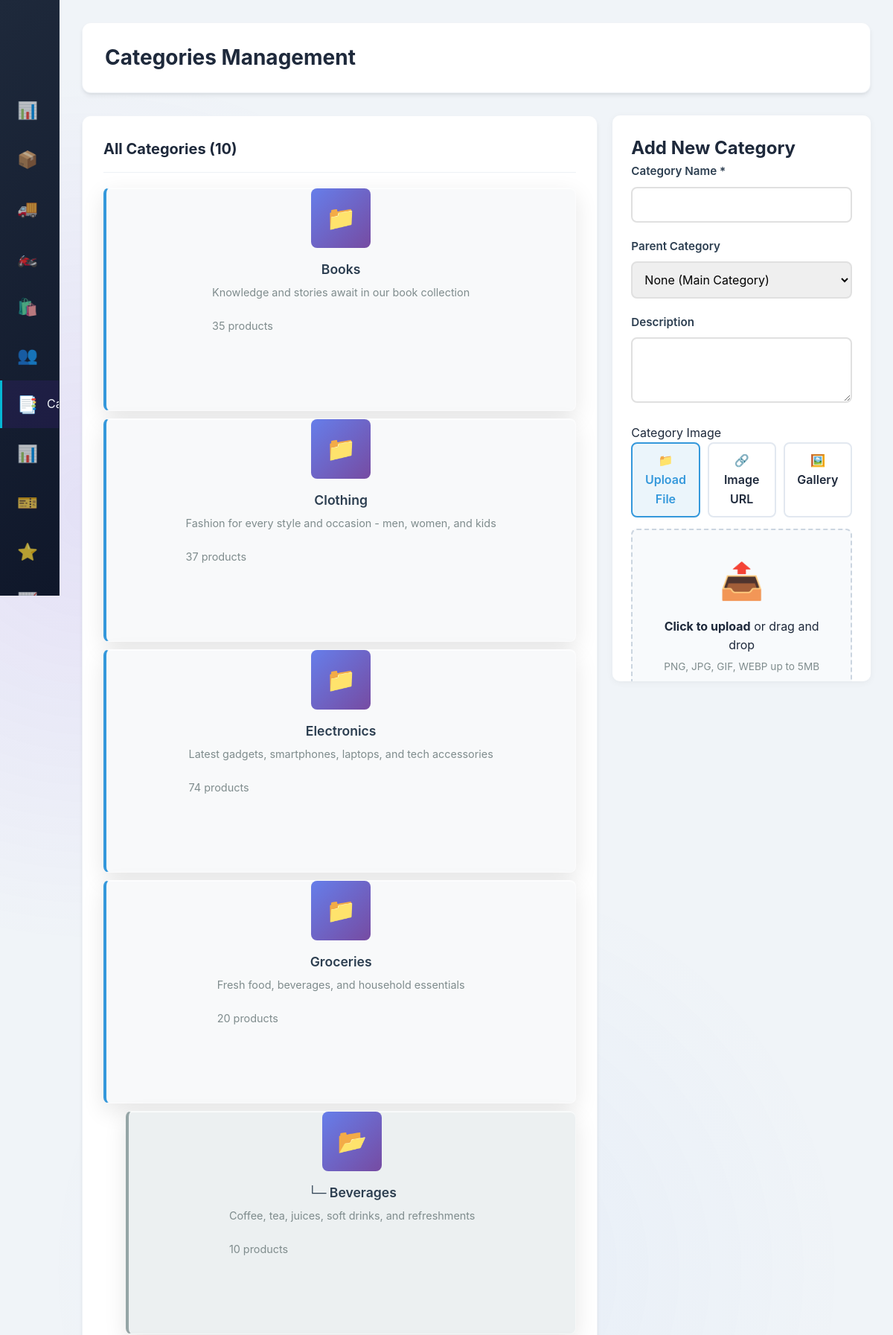
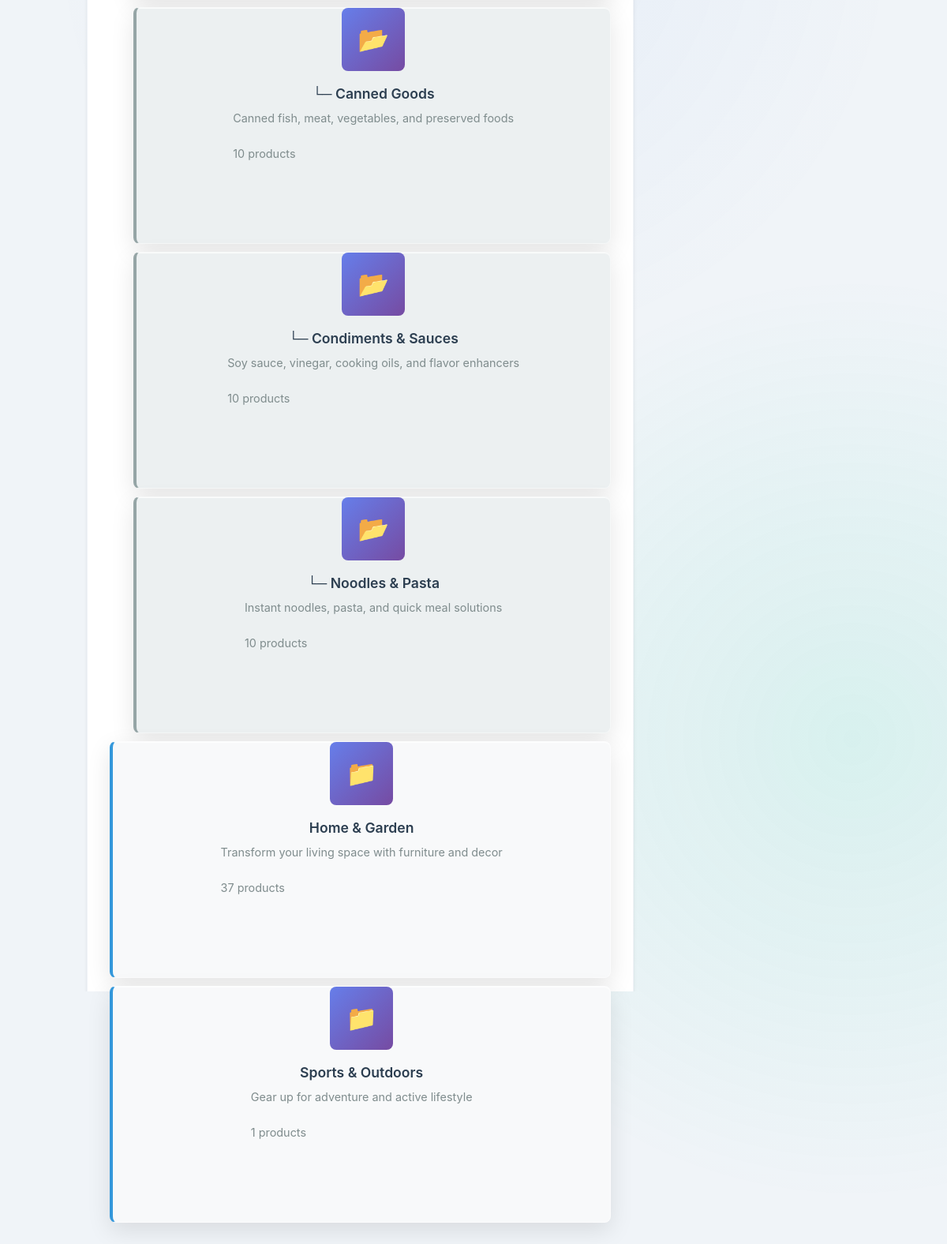
Page /admin/categories.php (signed in) on the committed database (2 pictures, top to bottom).
### tables this page shows
CREATE TABLE `categories` (
  `category_id` int(11) NOT NULL,
  `category_name` varchar(100) NOT NULL,
  `parent_category_id` int(11) DEFAULT NULL,
  `description` text DEFAULT NULL,
  `image_url` varchar(255) DEFAULT NULL,
  `is_active` tinyint(1) DEFAULT 1,
  `created_at` timestamp NOT NULL DEFAULT current_timestamp()
);

### admin/categories.php (the view, shortened to what this page needs)
<?php
$conn = getDBConnection();
$categories = $conn->query("
    SELECT c.*,
           pc.category_name as parent_name,
           COUNT(DISTINCT p.product_id) as product_count
    FROM categories c
    LEFT JOIN categories pc ON c.parent_category_id = pc.category_id
    LEFT JOIN products p ON c.category_id = p.category_id
    WHERE c.is_active = 1
    GROUP BY c.category_id
    ORDER BY c.parent_category_id, c.category_name
")->fetch_all(MYSQLI_ASSOC);
$edit_category = null;
?>
<!DOCTYPE html>
<html lang="en">
<head>
    <link rel="stylesheet" href="../css/style.css">
</head>
<body>
    <div class="admin-wrapper">
        <?php include 'sidebar.php'; ?>
        <main class="admin-main">
            <header class="admin-header">
                <h1>Categories Management</h1>
            </header>
            <div class="categories-grid">
                <div class="content-card">
                    <h2>All Categories (<?php echo count($categories); ?>)</h2>
                    <?php
                    $parent_cats = array_filter($categories, fn($c) => $c['parent_category_id'] === null);
                    foreach ($parent_cats as $parent):
                    ?>
                        <div class="category-card">
                            <?php if (!empty($parent['image_url'])): ?>
                                <div class="no-image-placeholder" style="display: none;">
                                    📁
                                </div>
                            <?php else: ?>
                                <div class="no-image-placeholder">
                                    📁
                                </div>
                            <?php endif; ?>
                            <div class="category-content">
                                <div class="category-name">
                                    <?php echo htmlspecialchars($parent['category_name']); ?>
                                </div>
                                <div style="color: #7f8c8d; font-size: 0.9rem; margin: 5px 0;">
                                    <?php echo htmlspecialchars($parent['description']); ?>
                                </div>
                                <div class="category-info">
                                    <span style="color: #7f8c8d; font-size: 0.9rem;">
                                        <?php echo $parent['product_count']; ?> products
                                    </span>
                                    <div style="display: flex; gap: 5px; position: relative; z-index: 100;">
                                    </div>
                                </div>
                            </div>
                        </div>
                        <?php
                        $subcats = array_filter($categories, fn($c) => $c['parent_category_id'] === $parent['category_id']);
                        foreach ($subcats as $sub):
                        ?>
                            <div class="category-card subcategory">
                                <?php if (!empty($sub['image_url'])): ?>
                                    <div class="no-image-placeholder" style="display: none;">
                                        📂
                                    </div>
                                <?php else: ?>
                                    <div class="no-image-placeholder">
                                        📂
                                    </div>
                                <?php endif; ?>
                                <div class="category-content">
                                    <div class="category-name">
                                        └─ <?php echo htmlspecialchars($sub['category_name']); ?>
                                    </div>
                                    <div style="color: #7f8c8d; font-size: 0.9rem; margin: 5px 0;">
                                        <?php echo htmlspecialchars($sub['description']); ?>
                                    </div>
                                    <div class="category-info">
                                        <span style="color: #7f8c8d; font-size: 0.9rem;">
                                            <?php echo $sub['product_count']; ?> products
                                        </span>
                                        <div style="display: flex; gap: 5px; position: relative; z-index: 100;">
                                        </div>
                                    </div>
                                </div>
                            </div>
                        <?php endforeach; ?>
                    <?php endforeach; ?>
                </div>
                <div class="form-card">
                    <h2><?php echo $edit_category ? 'Edit Category' : 'Add New Category'; ?></h2>
                    <form method="POST" enctype="multipart/form-data" id="categoryForm">
                        <div class="form-group">
                            <label>Category Name *</label>
                            <input type="text" name="category_name" required
                                   value="<?php echo $edit_category ? htmlspecialchars($edit_category['category_name']) : ''; ?>">
                        </div>
                        <div class="form-group">
                            <label>Parent Category</label>
                            <select name="parent_category_id">
                                <option value="">None (Main Category)</option>
                            </select>
                        </div>
                        <div class="form-group">
                            <label>Description</label>
                            <textarea name="description" rows="3"><?php echo $edit_category ? htmlspecialchars($edit_category['description']) : ''; ?></textarea>
                        </div>
                        <div class="image-upload-section">
                            <label>Category Image</label>
                            <div class="upload-options">
                                <div class="upload-tab active" onclick="switchUploadTab(event, 'file')">
                                    📁 Upload File
                                </div>
                                <div class="upload-tab" onclick="switchUploadTab(event, 'url')">
                                    🔗 Image URL
                                </div>
                                <div class="upload-tab" onclick="switchUploadTab(event, 'gallery')">
                                    🖼️ Gallery
                                </div>
                            </div>
                            <div id="file-upload" class="upload-content active">
                                <div class="file-upload-area" id="dropArea">
                                    <div class="upload-icon">📤</div>
                                    <p><strong>Click to upload</strong> or drag and drop</p>
                                    <p style="font-size: 0.85rem; color: #7f8c8d; margin-top: 5px;">
                                        PNG, JPG, GIF, WEBP up to 5MB
                                    </p>
                                </div>
                            </div>
                        </div>
                    </form>
                </div>
            </div>
        </main>
    </div>
</body>
</html>

### rows in the picture
categories: category_name "Books", description "Knowledge and stories await in our book collection", product_count "35"
categories: category_name "Clothing", description "Fashion for every style and occasion - men, women, and kids", product_count "37"
categories: category_name "Electronics", description "Latest gadgets, smartphones, laptops, and tech accessories", product_count "74"
categories: category_name "Groceries", description "Fresh food, beverages, and household essentials", product_count "20"
categories: category_name "Beverages", description "Coffee, tea, juices, soft drinks, and refreshments", product_count "10"
categories: category_name "Canned Goods", description "Canned fish, meat, vegetables, and preserved foods", product_count "10"
categories: category_name "Condiments & Sauces", description "Soy sauce, vinegar, cooking oils, and flavor enhancers", product_count "10"
categories: category_name "Noodles & Pasta", description "Instant noodles, pasta, and quick meal solutions", product_count "10"
categories: category_name "Home & Garden", description "Transform your living space with furniture and decor", product_count "37"
categories: category_name "Sports & Outdoors", description "Gear up for adventure and active lifestyle", product_count "1"

### other values in the picture
count($categories) "10"
